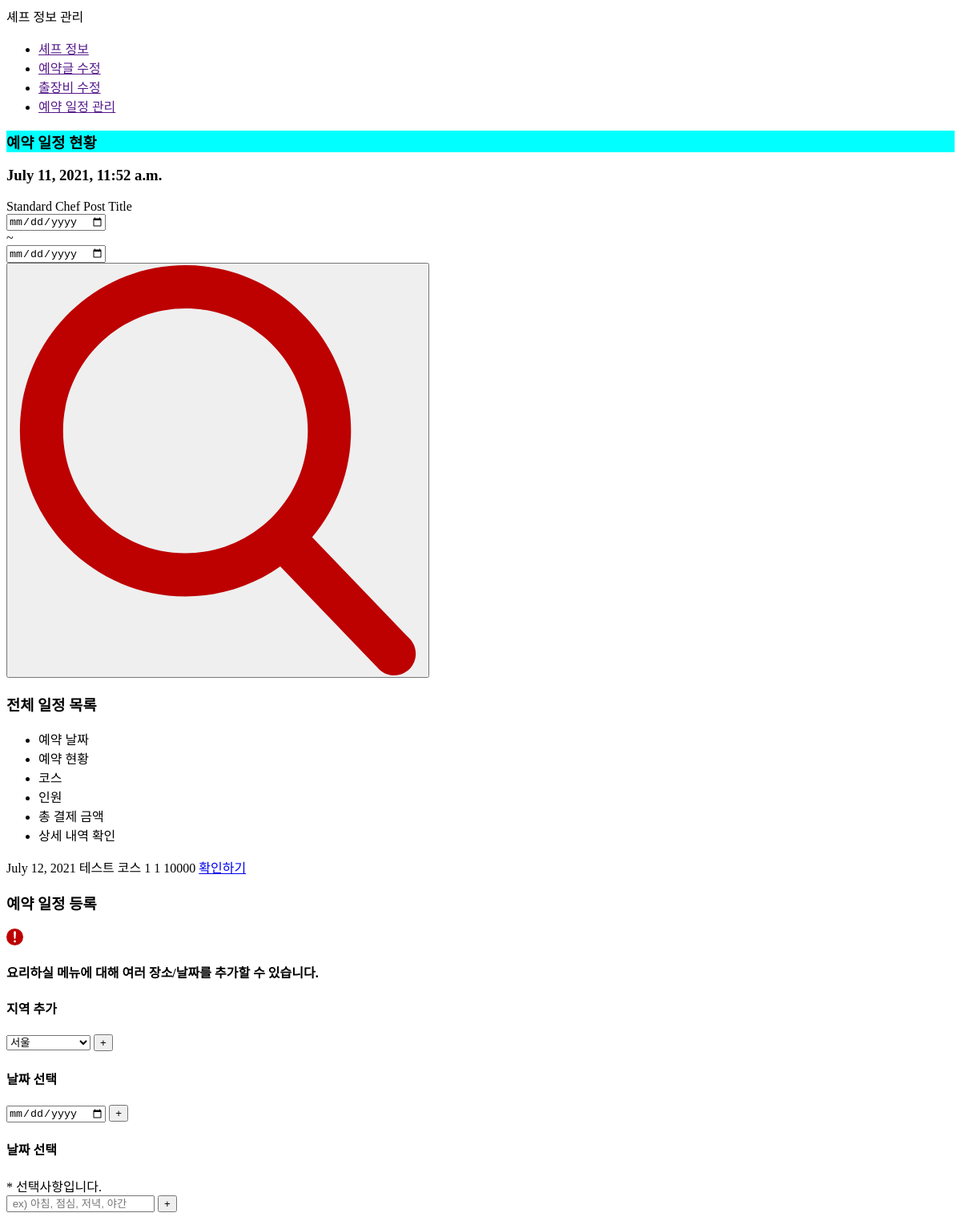
The app's page /chef/chefSchedule/ (signed in), older data.
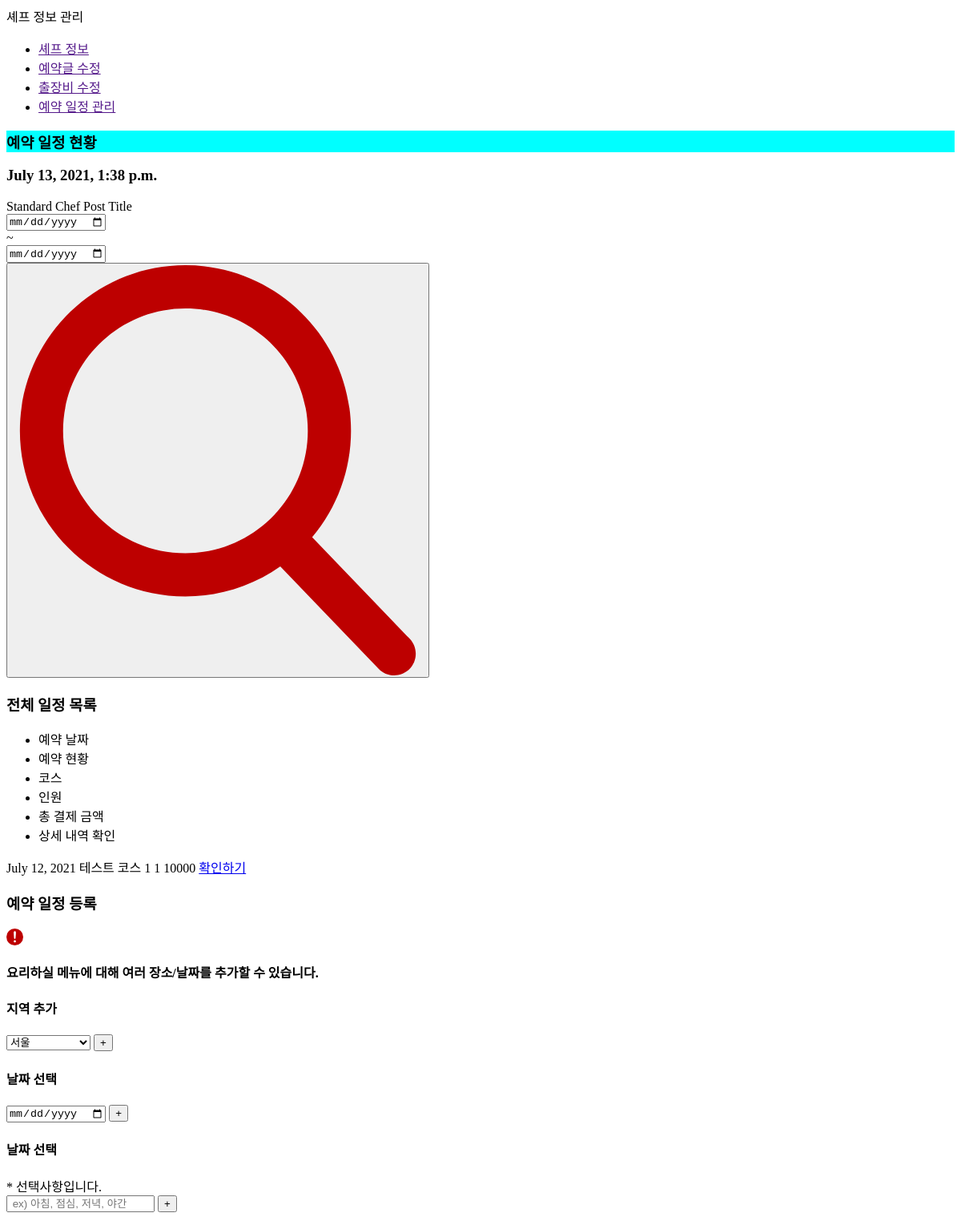
The same page, newer data.
### chef/models.py (models this page shows, shortened)
class Post(models.Model):
	chef = models.OneToOneField(Chef, on_delete=models.CASCADE)
	region = models.IntegerField(null=True)
	regionDetail = models.ForeignKey(RegionDetail, null=True, on_delete=models.SET_NULL)
	title = models.TextField(max_length=255, null=True)
	introduce = models.TextField(max_length=5000, null=True)
	category = models.IntegerField(null=True)		# 한식, 일식, 중식, 아시안, 양식, 채식
	notice = models.TextField(max_length=5000, null=True)
	movingPrice = models.IntegerField(default=0)
	isOpen = models.BooleanField(default=True)
	registerDate = models.DateTimeField(auto_now=True)

### chef/views.py (the view)
# urls.py: path('chefSchedule/', views.chefSchedule, name="chefSchedule"),
def chefSchedule(request):
    chef = request.user.customer.chef
    post = Post.objects.get(chef=chef)
    schedules = Schedule.objects.filter(post=post)
    scheduleInfoList = []
    for schedule in schedules:
        book = Book.objects.get(schedule=schedule) # 코스, 인원, 총 결제 금액
        scheduleInfo = {}
        scheduleInfo['eventDate'] = schedule.eventDate
        scheduleInfo['eventTime'] = schedule.eventTime
        scheduleInfo['payment_status'] = schedule.print_payment_status
        scheduleInfo['confirm_status'] = schedule.print_confirm_status
        scheduleInfo['course'] = book.course
        scheduleInfo['personNum'] = book.personNum
        scheduleInfo['totalPrice'] = book.totalPrice
        scheduleInfo['scheduleID'] = schedule.id
        scheduleInfoList.append(scheduleInfo)
    context = {}
    context['chef'] = chef
    context['post'] = post
    context['scheduleList'] = scheduleInfoList
    return render(request, 'chefSchedule.html', context)

### chef/models.py (called while the page is built)
	def __str__(self):
		return self.title

### chef/templates/chefSchedule.html (shortened to what the changed rows need)
{% load static %}
{% block style %}
<link rel="stylesheet" href="{% static 'css/chefSchedule.css' %}">
{% endblock %}
    <div class="chef-schedule-wrap">
        <div class="header-container">
            <div class="item__post-content">
                <h3 class="item__post-register-time">{{post.registerDate}}</h3>
                <div class="item__post-register-container">
                    <div class="item__post-register__title">{{post.title}}</div>
                </div>
            </div>
        </div>
    </div>

Row changes from the older to the newer data that the page shows:
changed Post "Standard Chef Post Title": registerDate "July 11, 2021, 11:52 a.m." → "July 13, 2021, 1:38 p.m."
